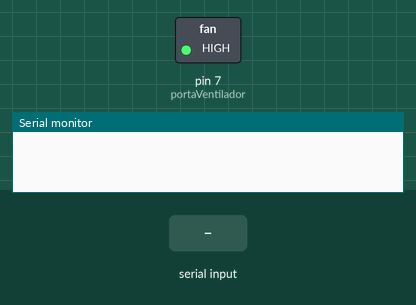
Simulated run of this sketch. Board: Arduino Uno, built with avr-gcc and run on an emulated ATmega328P. Shown: switched loads named in the sketch (green lamp = pin HIGH), the last lines printed to the serial monitor. The inputs (shaded band) are chosen by the test bench.

Above: at 1.2 s.
1.3 s: "90,45\n" received over Serial
At 2.1 s:
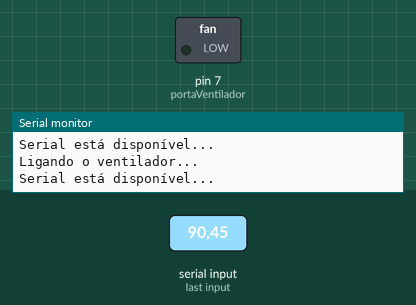
Timing chart, 0 to 4.3 s (numbered marks = the images above; inputs shaded):
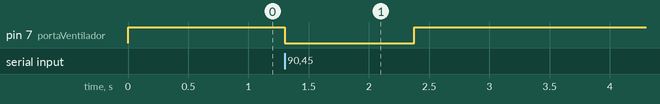

Measured:
- after the input at 1.3 s, pin 7 (portaVentilador): HIGH → LOW at once, → HIGH 1.1 s later

The sketch:

projetoVentilador.ino
```cpp
const int portaVentilador = 7;
int valorLidoSerial;

void setup() {
  Serial.begin(9600);
  pinMode(portaVentilador, OUTPUT);
  digitalWrite(portaVentilador, HIGH);
}

void loop() {
  if(Serial.available())
  {
    Serial.println("Serial está disponível...");

    valorLidoSerial = Serial.parseInt();
    if(valorLidoSerial > 0)
    {
      digitalWrite(portaVentilador, LOW);
      Serial.println("Ligando o ventilador...");
    }
    else
    {
      digitalWrite(portaVentilador, HIGH);
      Serial.println("Desligando o ventilador...");
    }
  }

}
```
